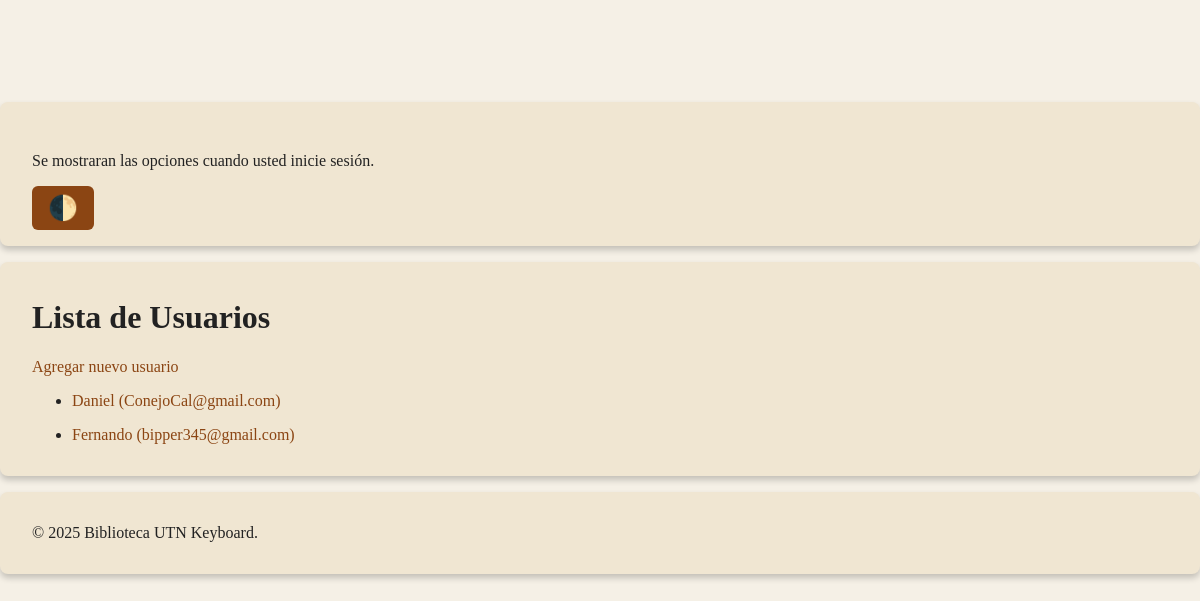
/usuarios.php, run on an earlier commit of the app's database.
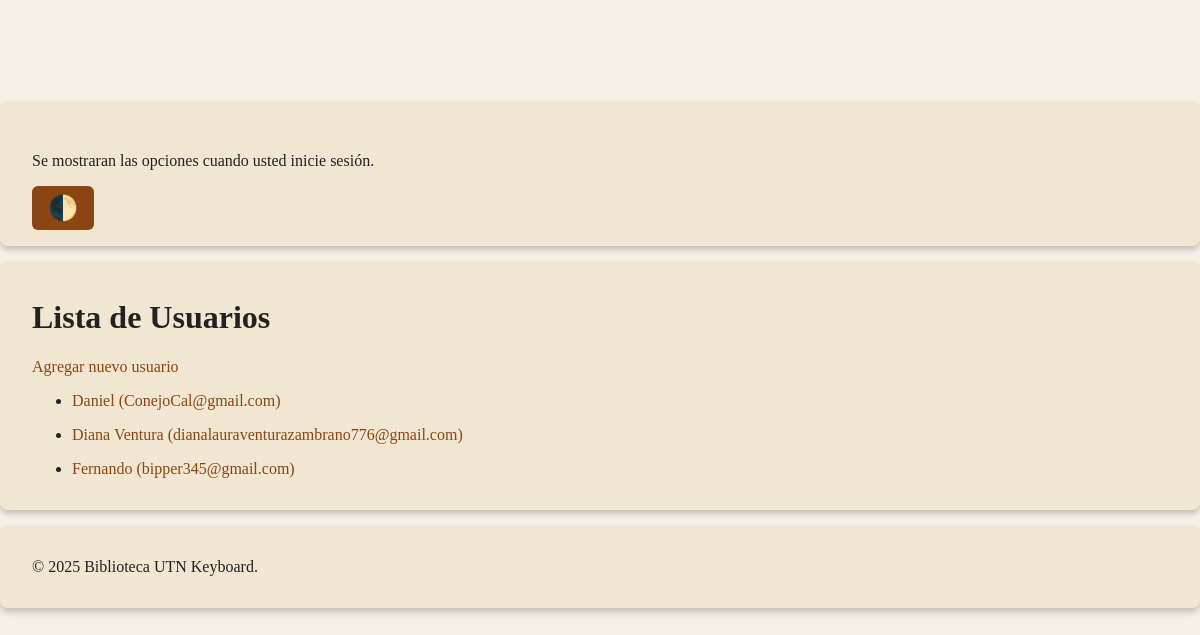
And on a later commit of the database.
### tables this page shows
CREATE TABLE usuarios (
                    id INTEGER PRIMARY KEY AUTOINCREMENT,
                    nombre TEXT NOT NULL,
                    correo TEXT NOT NULL UNIQUE,
                    password TEXT NOT NULL,
                    rol TEXT NOT NULL DEFAULT 'usuario',
                    creado_por INTEGER DEFAULT NULL
                );

### usuarios.php (the view, shortened to what this page needs)
<?php
try {
    $bd = Bd::pdo();
    $stmt = $bd->prepare("SELECT id, nombre, correo FROM usuarios ORDER BY nombre");
    $stmt->execute();
    $lista = $stmt->fetchAll(PDO::FETCH_ASSOC);
    $render = "";
    foreach ($lista as $modelo) {
        $encodeId = urlencode($modelo["id"]);
        $id = htmlentities($encodeId);
        $nombre = htmlentities($modelo["nombre"]);
        $correo = htmlentities($modelo["correo"]);
        $render .= "
        <li>
            <p>
                <a href='usuarios-busca.php?id=$id'>$nombre ($correo)</a>
            </p>
        </li>";
    }
    require "usuarios-lista.php";
} catch (Exception $error) {
    $errorHtml = htmlentities($error->getMessage());
    require "error.php";
}

What changed in the data, as far as the page shows it:
added usuarios: nombre "Diana Ventura", correo "dianalauraventurazambrano776@gmail.com"
